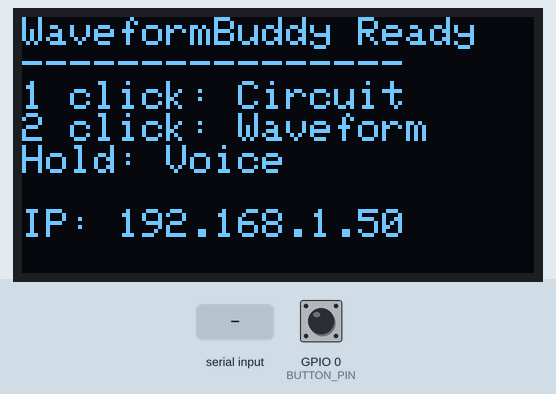
Bench run of a sketch on a simulated ESP32. On the bench: 128×64 one-colour display. Inputs (shaded band) come from the test bench; at power-on: GPIO 0 (BUTTON_PIN) HIGH. WiFi joins after 1.5 s; servers stay silent unless stated; I2S audio is not simulated (input reads silence); uploads are accepted with an empty reply; the camera gives no picture; what the sketch prints to the serial monitor is not drawn.

Above: at 3.1 s.
3.2 s: GPIO 0 (BUTTON_PIN) pulled LOW for 0.15 s
At 3.93 s:
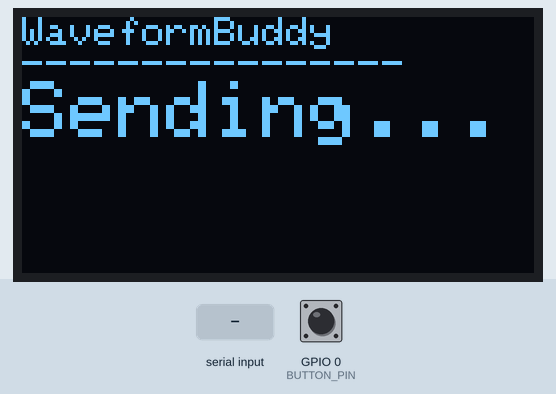
At 5.4 s:
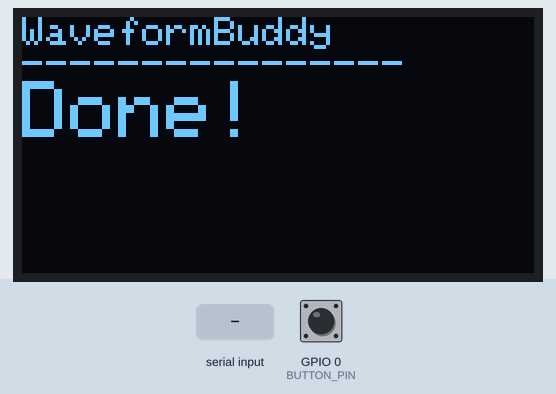
6.3 s: "v" received over Serial
At 6.7 s:
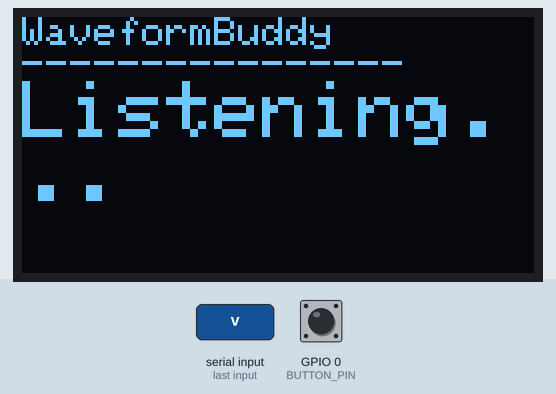
9.3 s: "c" received over Serial
12.3 s: GPIO 0 (BUTTON_PIN) pulled LOW for 3.2 s
Timing chart, 0 to 15.3 s (numbered marks = the images above; inputs shaded):
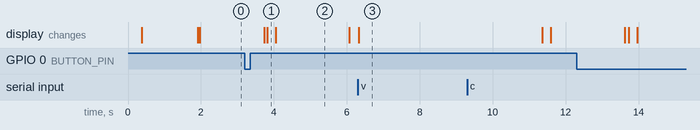

Measured:
- after the input at 3.2 s, the display: first changes after 0.54 s (image 1 shows a later state)
- after the input at 6.3 s, the display: changes at once (image 3)
- what the display in image 2 shows lasts 2.1 s, from 4.0 s to 6.1 s

The sketch:

esp32_buddy.ino
```cpp
/*
 * WaveformBuddy ESP32 Firmware
 *
 * Hardware Required:
 * - ESP32-CAM (or ESP32 + OV2640)
 * - INMP441 I2S Microphone
 * - PAM8302 Amplifier + Speaker
 * - 0.96" OLED Display (optional)
 *
 * Wiring:
 *
 * INMP441 Mic -> ESP32:
 *   VDD  -> 3.3V
 *   GND  -> GND
 *   SD   -> GPIO 32 (data)
 *   WS   -> GPIO 25 (word select)
 *   SCK  -> GPIO 33 (clock)
 *   L/R  -> GND (left channel)
 *
 * PAM8302 Amp -> ESP32:
 *   VIN  -> 5V
 *   GND  -> GND
 *   A+   -> GPIO 26 (I2S out)
 *   A-   -> GND
 *   +/-  -> Speaker
 *
 * OLED Display -> ESP32:
 *   VCC  -> 3.3V
 *   GND  -> GND
 *   SDA  -> GPIO 21
 *   SCL  -> GPIO 22
 *
 * Button -> ESP32:
 *   One side -> GPIO 0 (boot button)
 *   Other side -> GND
 */

#include <WiFi.h>
#include <HTTPClient.h>
#include <esp_camera.h>
#include <driver/i2s.h>
#include <Wire.h>
#include <Adafruit_GFX.h>
#include <Adafruit_SSD1306.h>

// =============================================================================
// CONFIGURATION - EDIT THESE
// =============================================================================

const char* WIFI_SSID = "YOUR_WIFI_SSID";
const char* WIFI_PASSWORD = "YOUR_WIFI_PASSWORD";
const char* SERVER_URL = "http://YOUR_MAC_IP:8080";  // WaveformBuddy server

// =============================================================================
// PIN DEFINITIONS
// =============================================================================

// ESP32-CAM pins (AI-Thinker module)
#define PWDN_GPIO_NUM     32
#define RESET_GPIO_NUM    -1
#define XCLK_GPIO_NUM      0
#define SIOD_GPIO_NUM     26
#define SIOC_GPIO_NUM     27
#define Y9_GPIO_NUM       35
#define Y8_GPIO_NUM       34
#define Y7_GPIO_NUM       39
#define Y6_GPIO_NUM       36
#define Y5_GPIO_NUM       21
#define Y4_GPIO_NUM       19
#define Y3_GPIO_NUM       18
#define Y2_GPIO_NUM        5
#define VSYNC_GPIO_NUM    25
#define HREF_GPIO_NUM     23
#define PCLK_GPIO_NUM     22

// I2S Microphone pins (use different ESP32 for audio)
#define I2S_MIC_WS        25
#define I2S_MIC_SD        32
#define I2S_MIC_SCK       33

// I2S Speaker pins
#define I2S_SPK_BCLK      26
#define I2S_SPK_LRC       25
#define I2S_SPK_DOUT      22

// Button
#define BUTTON_PIN        0

// OLED Display
#define SCREEN_WIDTH      128
#define SCREEN_HEIGHT     64
#define OLED_RESET        -1

// =============================================================================
// GLOBALS
// =============================================================================

Adafruit_SSD1306 display(SCREEN_WIDTH, SCREEN_HEIGHT, &Wire, OLED_RESET);

enum Mode {
    MODE_IDLE,
    MODE_CIRCUIT,
    MODE_WAVEFORM,
    MODE_LISTENING,
    MODE_WATCHING
};

Mode currentMode = MODE_IDLE;
bool buttonPressed = false;
unsigned long lastButtonTime = 0;

// =============================================================================
// SETUP
// =============================================================================

void setup() {
    Serial.begin(115200);
    Serial.println("WaveformBuddy Starting...");

    // Initialize button
    pinMode(BUTTON_PIN, INPUT_PULLUP);

    // Initialize display
    if (display.begin(SSD1306_SWITCHCAPVCC, 0x3C)) {
        display.clearDisplay();
        display.setTextSize(1);
        display.setTextColor(SSD1306_WHITE);
        display.setCursor(0, 0);
        display.println("WaveformBuddy");
        display.println("Initializing...");
        display.display();
    }

    // Initialize camera
    initCamera();

    // Connect to WiFi
    connectWiFi();

    // Initialize I2S for mic
    initI2SMic();

    showStatus("Ready");
    showInstructions();
}

void initCamera() {
    camera_config_t config;
    config.ledc_channel = LEDC_CHANNEL_0;
    config.ledc_timer = LEDC_TIMER_0;
    config.pin_d0 = Y2_GPIO_NUM;
    config.pin_d1 = Y3_GPIO_NUM;
    config.pin_d2 = Y4_GPIO_NUM;
    config.pin_d3 = Y5_GPIO_NUM;
    config.pin_d4 = Y6_GPIO_NUM;
    config.pin_d5 = Y7_GPIO_NUM;
    config.pin_d6 = Y8_GPIO_NUM;
    config.pin_d7 = Y9_GPIO_NUM;
    config.pin_xclk = XCLK_GPIO_NUM;
    config.pin_pclk = PCLK_GPIO_NUM;
    config.pin_vsync = VSYNC_GPIO_NUM;
    config.pin_href = HREF_GPIO_NUM;
    config.pin_sccb_sda = SIOD_GPIO_NUM;
    config.pin_sccb_scl = SIOC_GPIO_NUM;
    config.pin_pwdn = PWDN_GPIO_NUM;
    config.pin_reset = RESET_GPIO_NUM;
    config.xclk_freq_hz = 20000000;
    config.pixel_format = PIXFORMAT_JPEG;

    // High quality for better analysis
    config.frame_size = FRAMESIZE_VGA;  // 640x480
    config.jpeg_quality = 10;  // Lower = better quality
    config.fb_count = 1;

    esp_err_t err = esp_camera_init(&config);
    if (err != ESP_OK) {
        Serial.printf("Camera init failed: 0x%x\n", err);
        showStatus("Camera Error!");
        return;
    }

    Serial.println("Camera initialized");
}

void initI2SMic() {
    i2s_config_t i2s_config = {
        .mode = (i2s_mode_t)(I2S_MODE_MASTER | I2S_MODE_RX),
        .sample_rate = 16000,
        .bits_per_sample = I2S_BITS_PER_SAMPLE_16BIT,
        .channel_format = I2S_CHANNEL_FMT_ONLY_LEFT,
        .communication_format = I2S_COMM_FORMAT_I2S,
        .intr_alloc_flags = ESP_INTR_FLAG_LEVEL1,
        .dma_buf_count = 4,
        .dma_buf_len = 1024,
        .use_apll = false,
        .tx_desc_auto_clear = false,
        .fixed_mclk = 0
    };

    i2s_pin_config_t pin_config = {
        .bck_io_num = I2S_MIC_SCK,
        .ws_io_num = I2S_MIC_WS,
        .data_out_num = I2S_PIN_NO_CHANGE,
        .data_in_num = I2S_MIC_SD
    };

    i2s_driver_install(I2S_NUM_0, &i2s_config, 0, NULL);
    i2s_set_pin(I2S_NUM_0, &pin_config);

    Serial.println("I2S Mic initialized");
}

void connectWiFi() {
    showStatus("Connecting WiFi...");

    WiFi.begin(WIFI_SSID, WIFI_PASSWORD);

    int attempts = 0;
    while (WiFi.status() != WL_CONNECTED && attempts < 20) {
        delay(500);
        Serial.print(".");
        attempts++;
    }

    if (WiFi.status() == WL_CONNECTED) {
        Serial.println();
        Serial.print("Connected! IP: ");
        Serial.println(WiFi.localIP());
        showStatus("WiFi Connected");
    } else {
        Serial.println("WiFi Failed!");
        showStatus("WiFi Failed!");
    }
}

// =============================================================================
// DISPLAY
// =============================================================================

void showStatus(const char* status) {
    display.clearDisplay();
    display.setCursor(0, 0);
    display.setTextSize(1);
    display.println("WaveformBuddy");
    display.println("----------------");
    display.setTextSize(2);
    display.println(status);
    display.display();
}

void showInstructions() {
    display.clearDisplay();
    display.setCursor(0, 0);
    display.setTextSize(1);
    display.println("WaveformBuddy Ready");
    display.println("----------------");
    display.println("1 click: Circuit");
    display.println("2 click: Waveform");
    display.println("Hold: Voice");
    display.println("");
    display.print("IP: ");
    display.println(WiFi.localIP());
    display.display();
}

// =============================================================================
// CAPTURE & SEND
// =============================================================================

void captureAndSend(const char* endpoint) {
    showStatus("Capturing...");

    camera_fb_t* fb = esp_camera_fb_get();
    if (!fb) {
        Serial.println("Camera capture failed");
        showStatus("Capture Error!");
        return;
    }

    showStatus("Sending...");

    HTTPClient http;
    String url = String(SERVER_URL) + endpoint;

    http.begin(url);
    http.addHeader("Content-Type", "image/jpeg");

    int httpCode = http.POST(fb->buf, fb->len);

    esp_camera_fb_return(fb);

    if (httpCode == 200) {
        String response = http.getString();
        Serial.println("Response: " + response);
        showStatus("Done!");
    } else {
        Serial.printf("HTTP error: %d\n", httpCode);
        showStatus("Send Error!");
    }

    http.end();

    delay(2000);
    showInstructions();
}

void recordAndSend() {
    showStatus("Listening...");

    // Record audio buffer
    const int RECORD_SECONDS = 5;
    const int SAMPLE_RATE = 16000;
    const int BUFFER_SIZE = SAMPLE_RATE * RECORD_SECONDS * 2;  // 16-bit = 2 bytes

    uint8_t* audioBuffer = (uint8_t*)malloc(BUFFER_SIZE);
    if (!audioBuffer) {
        showStatus("Memory Error!");
        return;
    }

    size_t bytesRead = 0;
    size_t totalRead = 0;

    unsigned long startTime = millis();
    while (millis() - startTime < RECORD_SECONDS * 1000) {
        i2s_read(I2S_NUM_0, audioBuffer + totalRead,
                 min(1024, BUFFER_SIZE - (int)totalRead), &bytesRead, portMAX_DELAY);
        totalRead += bytesRead;

        if (totalRead >= BUFFER_SIZE) break;
    }

    showStatus("Processing...");

    // Send to server
    HTTPClient http;
    String url = String(SERVER_URL) + "/audio";

    http.begin(url);
    http.addHeader("Content-Type", "audio/raw");

    int httpCode = http.POST(audioBuffer, totalRead);

    free(audioBuffer);

    if (httpCode == 200) {
        String response = http.getString();
        Serial.println("Response: " + response);
        showStatus("Done!");
    } else {
        showStatus("Error!");
    }

    http.end();
    delay(2000);
    showInstructions();
}

// =============================================================================
// BUTTON HANDLING
// =============================================================================

void handleButton() {
    static int clickCount = 0;
    static unsigned long lastClickTime = 0;
    static bool wasPressed = false;

    bool isPressed = (digitalRead(BUTTON_PIN) == LOW);
    unsigned long now = millis();

    // Detect press
    if (isPressed && !wasPressed) {
        lastClickTime = now;
        wasPressed = true;
    }

    // Detect release
    if (!isPressed && wasPressed) {
        unsigned long pressDuration = now - lastClickTime;
        wasPressed = false;

        if (pressDuration > 1000) {
            // Long press - voice mode
            recordAndSend();
            clickCount = 0;
        } else {
            // Short click
            clickCount++;
        }
    }

    // Process clicks after timeout
    if (clickCount > 0 && (now - lastClickTime > 500) && !wasPressed) {
        if (clickCount == 1) {
            // Single click - capture circuit
            captureAndSend("/circuit");
        } else if (clickCount >= 2) {
            // Double click - capture waveform
            captureAndSend("/waveform");
        }
        clickCount = 0;
    }
}

// =============================================================================
// MAIN LOOP
// =============================================================================

void loop() {
    handleButton();

    // Check for serial commands (for testing without button)
    if (Serial.available()) {
        char cmd = Serial.read();
        switch (cmd) {
            case 'c':
                captureAndSend("/circuit");
                break;
            case 'w':
                captureAndSend("/waveform");
                break;
            case 'v':
                recordAndSend();
                break;
            case 'r':
                ESP.restart();
                break;
        }
    }

    delay(10);
}
```
